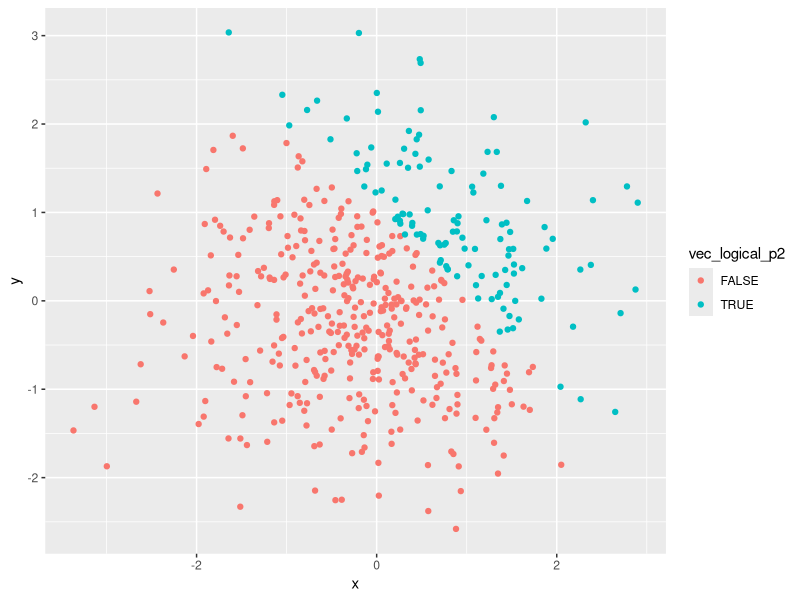
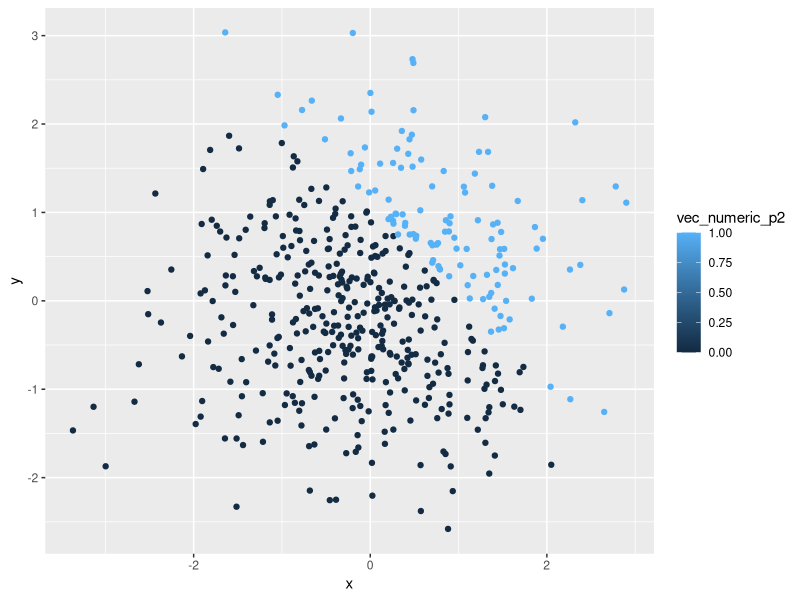
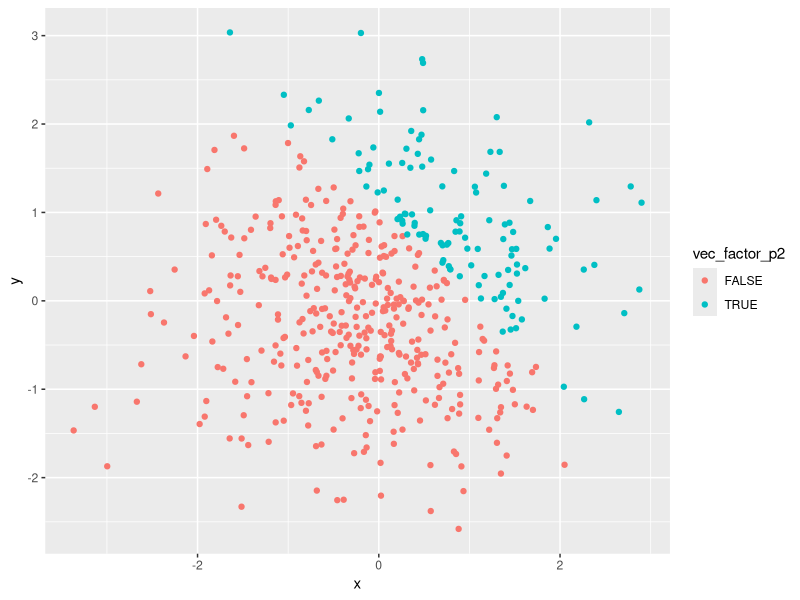

Reproduce these figures in R, in order.
## ---- chunk 1
library(tidyverse)
## ---- chunk 2
prob1_df <- tibble(
    vec_numeric = rnorm(8),
    vec_logical = vec_numeric > 0,
    vec_character = c("beat", "cream", "fold", "glaze", "knead", "score", "whip", "whisk"),
    vec_factor = c("good", "neutral", "bad", "good", "neutral", "bad", "good", "bad")
)
## ---- chunk 3
prob2_df <- tibble(
    x = rnorm(500),
    y = rnorm(500),
    vec_logical_p2 = x + y > 1,
    vec_numeric_p2 = as.numeric(vec_logical_p2),
    vec_factor_p2 = as.factor(vec_logical_p2)
)
## ---- chunk 4
ggplot(prob2_df) + geom_point(mapping = aes(x = x, y = y, color = vec_logical_p2))
## ---- chunk 5
ggplot(prob2_df) + geom_point(mapping = aes(x = x, y = y, color = vec_numeric_p2))
## ---- chunk 6
ggplot(prob2_df) + geom_point(mapping = aes(x = x, y = y, color = vec_factor_p2))
